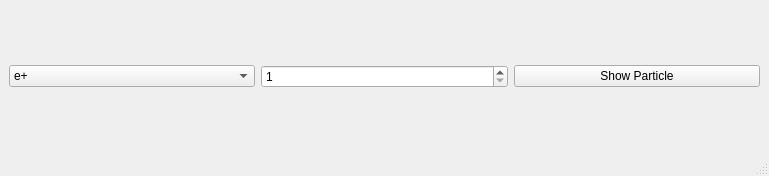
<?xml version="1.0" encoding="UTF-8"?>
<ui version="4.0">
 <class>MainWindow</class>
 <widget class="QMainWindow" name="MainWindow">
  <property name="geometry">
   <rect>
    <x>0</x>
    <y>0</y>
    <width>769</width>
    <height>176</height>
   </rect>
  </property>
  <property name="windowTitle">
   <string>MainWindow</string>
  </property>
  <widget class="QWidget" name="centralwidget">
   <layout class="QHBoxLayout" name="horizontalLayout">
    <item>
     <layout class="QGridLayout" name="gridLayout">
      <item row="0" column="0">
       <widget class="QComboBox" name="particle_select_cbox">
        <item>
         <property name="text">
          <string>e+</string>
         </property>
        </item>
        <item>
         <property name="text">
          <string>mu+</string>
         </property>
        </item>
        <item>
         <property name="text">
          <string>e-</string>
         </property>
        </item>
        <item>
         <property name="text">
          <string>mu-</string>
         </property>
        </item>
        <item>
         <property name="text">
          <string>tau-e+</string>
         </property>
        </item>
        <item>
         <property name="text">
          <string>mu+</string>
         </property>
        </item>
        <item>
         <property name="text">
          <string>tau+</string>
         </property>
        </item>
        <item>
         <property name="text">
          <string>nu_e</string>
         </property>
        </item>
        <item>
         <property name="text">
          <string>nu_mu</string>
         </property>
        </item>
        <item>
         <property name="text">
          <string>nu_tau</string>
         </property>
        </item>
        <item>
         <property name="text">
          <string>nubar_e</string>
         </property>
        </item>
        <item>
         <property name="text">
          <string>nubar_mu</string>
         </property>
        </item>
        <item>
         <property name="text">
          <string>nubar_tau</string>
         </property>
        </item>
       </widget>
      </item>
      <item row="0" column="1">
       <widget class="QSpinBox" name="particles_number_spinbox">
        <property name="minimum">
         <number>1</number>
        </property>
        <property name="maximum">
         <number>10</number>
        </property>
       </widget>
      </item>
      <item row="0" column="2">
       <widget class="QPushButton" name="show_particle_btn">
        <property name="text">
         <string>Show Particle</string>
        </property>
       </widget>
      </item>
     </layout>
    </item>
   </layout>
  </widget>
  <widget class="QMenuBar" name="menubar">
   <property name="geometry">
    <rect>
     <x>0</x>
     <y>0</y>
     <width>769</width>
     <height>25</height>
    </rect>
   </property>
  </widget>
  <widget class="QStatusBar" name="statusbar"/>
 </widget>
 <resources/>
 <connections/>
</ui>
